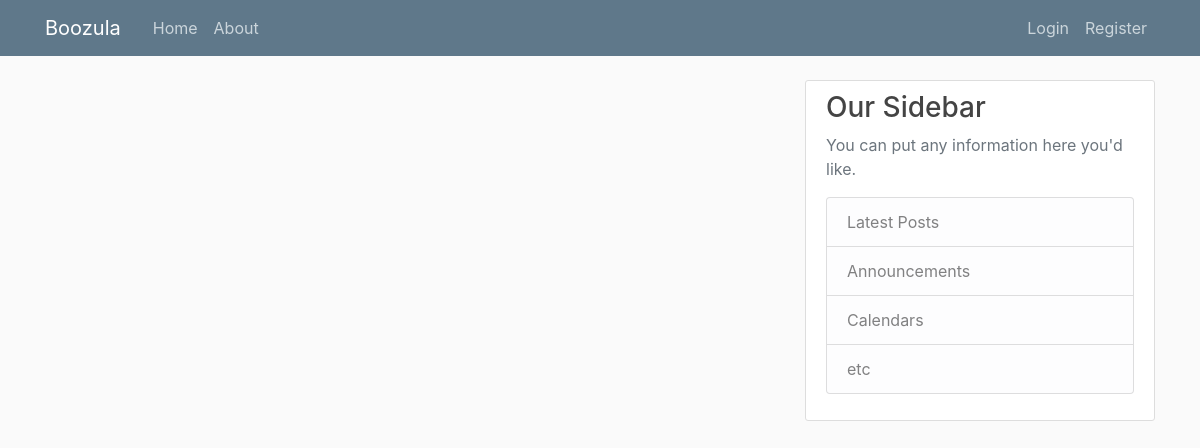
/, run on an earlier commit of the app's database.
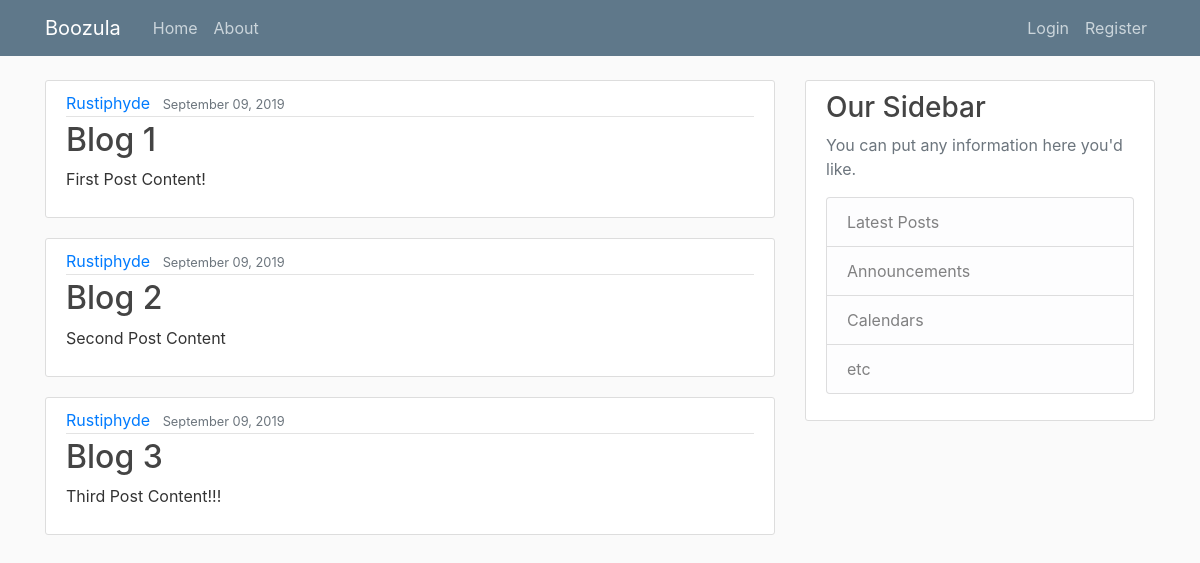
And on a later commit of the database.
### booz_blog/models.py (models this page shows, shortened)
class Post(models.Model):
    title = models.CharField(max_length=100)
    content = models.TextField()
    date_posted = models.DateTimeField(default=timezone.now)
    author = models.ForeignKey(User, on_delete=models.CASCADE)
    objects = models.Manager()

### booz_blog/views.py (the view)
# urls.py: path('', views.home, name='blog-home'),
def home(request):
    context = {
        'posts': Post.objects.all()
    }
    return render(request, 'booz_blog/home.html', context)

### booz_blog/templates/booz_blog/home.html (shortened to what this page needs)
{% extends "booz_blog/base.html"%}
{% block content %}
    {% for post in posts %}
        <article class="media content-section">
            <div class="media-body">
                <div class="article-metadata">
                    <a class="mr-2" href="#">{{ post.author }}</a>
                    <small class="text-muted">{{ post.date_posted|date:"F d, Y" }}</small>
                </div>
                <h2><a class="article-title" href="#">{{ post.title }}</a></h2>
                <p class="article-content">{{ post.content }}</p>
            </div>
        </article>
    {% endfor %}
{% endblock content %}

### booz_blog/templates/booz_blog/base.html (shortened to what this page needs)
{% load static %}
<!DOCTYPE html>
<head>
    <link rel="stylesheet" href="https://maxcdn.bootstrapcdn.com/bootstrap/4.0.0/css/bootstrap.min.css">
    <link rel="stylesheet" href="{% static 'booz_blog/main.css' %}">
</head>
<body>
    <header class="site-header">
  <nav class="navbar navbar-expand-md navbar-dark bg-steel fixed-top">
    <div class="container">
      <a class="navbar-brand mr-4" href="{% url 'blog-home'  %}">Boozula</a>
      <div class="collapse navbar-collapse" id="navbarToggle">
        <div class="navbar-nav mr-auto">
          <a class="nav-item nav-link" href="{% url 'blog-home'  %}">Home</a>
          <a class="nav-item nav-link" href="{% url 'blog-about'  %}">About</a>
        </div>
        <div class="navbar-nav">
          <a class="nav-item nav-link" href="#">Login</a>
          <a class="nav-item nav-link" href="#">Register</a>
        </div>
      </div>
    </div>
  </nav>
</header>
<main role="main" class="container">
  <div class="row">
    <div class="col-md-8">
      {% block content %}{% endblock %}
    </div>
    <div class="col-md-4">
      <div class="content-section">
        <h3>Our Sidebar</h3>
        <p class='text-muted'>You can put any information here you'd like.
          <ul class="list-group">
            <li class="list-group-item list-group-item-light">Latest Posts</li>
            <li class="list-group-item list-group-item-light">Announcements</li>
            <li class="list-group-item list-group-item-light">Calendars</li>
            <li class="list-group-item list-group-item-light">etc</li>
          </ul>
        </p>
      </div>
    </div>
  </div>
</main>
</body>
</html>

### booz_blog/static/booz_blog/main.css (style rules this page uses)
body { background: #fafafa; color: #333333; margin-top: 5rem; }
h1, h2, h3, h4, h5, h6 { color: #444444; }
ul { margin: 0; }
.bg-steel { background-color: #5f788a; }
.site-header .navbar-nav .nav-link { color: #cbd5db; }
.content-section { background: #ffffff; padding: 10px 20px; border: 1px solid #dddddd; border-radius: 3px; margin-bottom: 20px; }
.article-title { color: #444444; }
.article-content { white-space: pre-line; }
.article-metadata { padding-bottom: 1px; margin-bottom: 4px; border-bottom: 1px solid #e3e3e3 }

What changed in the data, as far as the page shows it:
added Post: author "Rustiphyde", date_posted "September 09, 2019", title "Blog 1", content "First Post Content!"
added Post: author "Rustiphyde", date_posted "September 09, 2019", title "Blog 2", content "Second Post Content"
added Post: author "Rustiphyde", date_posted "September 09, 2019", title "Blog 3", content "Third Post Content!!!"
